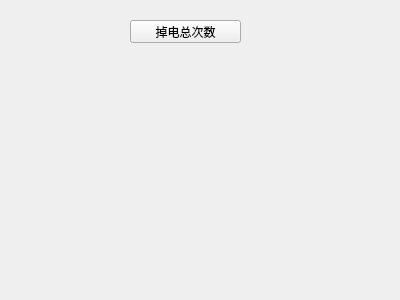
<?xml version="1.0" encoding="UTF-8"?>
<ui version="4.0">
 <class>powerdown</class>
 <widget class="QWidget" name="powerdown">
  <property name="geometry">
   <rect>
    <x>0</x>
    <y>0</y>
    <width>400</width>
    <height>300</height>
   </rect>
  </property>
  <property name="windowTitle">
   <string>Form</string>
  </property>
  <widget class="QPushButton" name="Apowerdown">
   <property name="geometry">
    <rect>
     <x>130</x>
     <y>20</y>
     <width>111</width>
     <height>23</height>
    </rect>
   </property>
   <property name="text">
    <string>掉电总次数</string>
   </property>
  </widget>
 </widget>
 <resources/>
 <connections/>
</ui>
